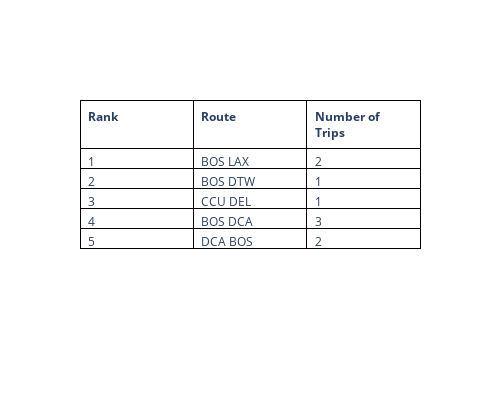

The notebook cell saved with this chart:
### Code cell
table.update_layout(width=500, height=400)
table.show()

### Figure 1 — Plotly figure (JSON) as saved in the notebook; plotly's stock layout.template omitted (floating-point values rounded to 4 significant figures)
{"data": [{"cells": {"align": "left", "fill": {"color": "white"}, "line": {"color": "black"}, "values": [[1, 2, 3, 4, 5], ["BOS LAX", "BOS DTW", "CCU DEL", "BOS DCA", "DCA BOS"], [2, 1, 1, 3, 2]]}, "header": {"align": "left", "fill": {"color": "white"}, "line": {"color": "black"}, "values": ["<b>Rank", "<b>Route", "<b>Number of Trips"]}, "type": "table"}], "layout": {"height": 400, "width": 500}}
